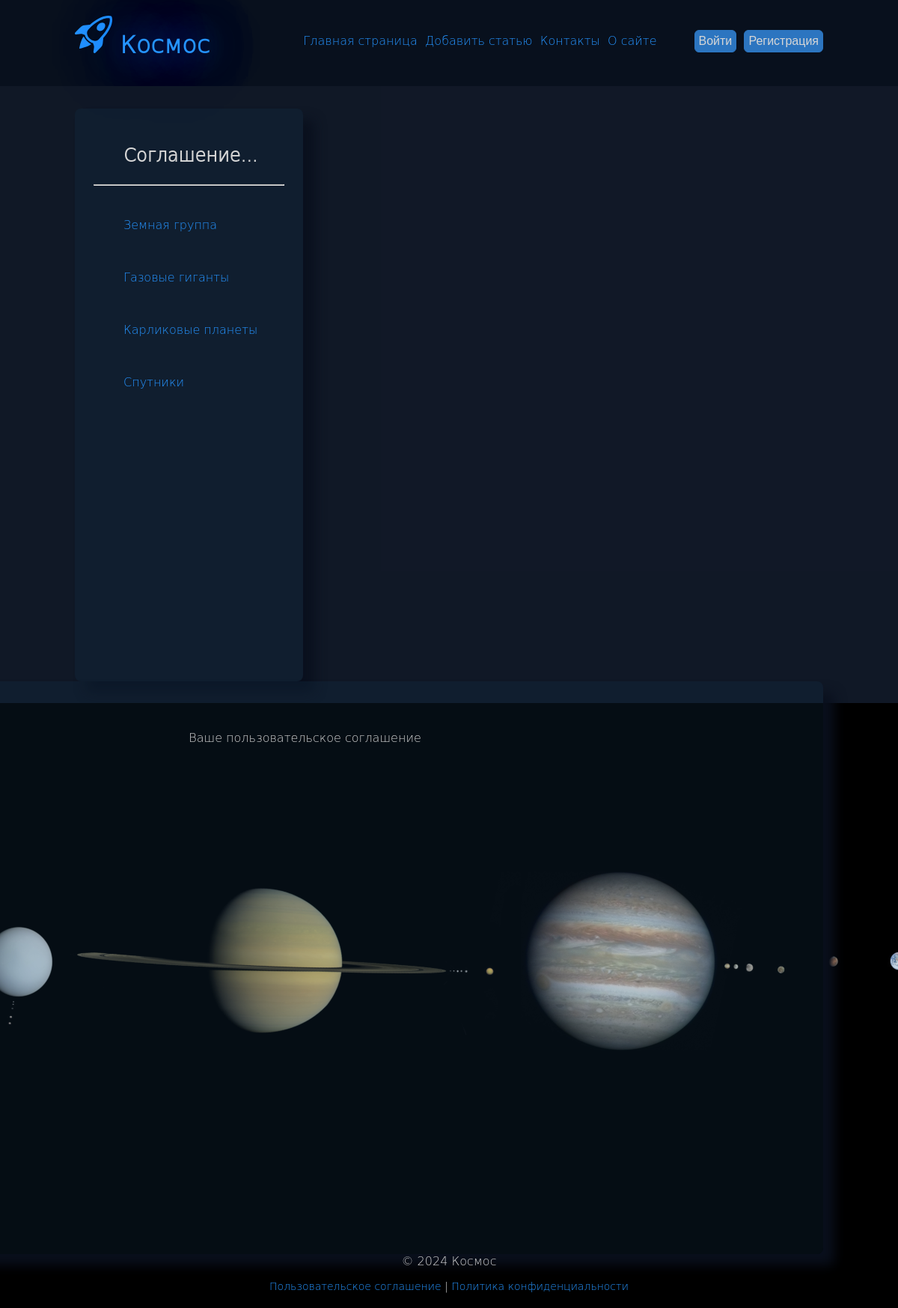
The app's page /terms/ with its own data.
### basis/models.py (models this page shows, shortened)
class Category(models.Model):
    name = models.CharField(max_length=100, db_index=True, verbose_name="Категория")
    slug = models.SlugField(max_length=255, unique=True, db_index=True)
    class Meta:
        verbose_name = "категорию"
        verbose_name_plural = "Категории"
    def get_absolute_url(self):
        return reverse('category', kwargs={'category_slug': self.slug})

### basis/views.py (the view)
# urls.py: path('terms/', views.TermsPage.as_view(), name='terms'),
class TermsPage(TemplateView):
    template_name = 'basis/terms.html'
    extra_context = {
        'title': 'Пользовательское соглашение',
        'main_title': 'Соглашение...',
    }

### basis/templatetags/basis_tags.py (called while the page is built)
@register.inclusion_tag('basis/categories.html')
def get_categories(category_selected=0):
    categories = Category.objects.all()
    return {'categories': categories, 'category_selected': category_selected}

### basis/views.py (called while the page is built)
def get_menu():
    menu = [{'main_title': 'Контакты', 'name': 'contact'}, {'main_title': 'О сайте', 'name': 'about'}]
    return menu

### users/context_processors.py (called while the page is built)
def get_menu_context(request):
    return {'menu': get_menu()}

### basis/templates/basis/terms.html
{% extends 'base.html' %}
{% block content %}
<div align="center" id="post-block">
    <p>Ваше пользовательское соглашение</p>
</div>
{% endblock %}

### basis/templates/basis/categories.html
{% for c in categories %}
{% if c.id == category_selected %}
<br>
<ul><a class="selected">{{c.name}}</a></ul>
{% else %}
<br>
<ul><a href="{{c.get_absolute_url}}">{{c.name}}</a></ul>
{% endif %}
{% endfor %}

### basis/static/basis/css/styles.css (style rules this page uses)
html, body { height: 100%; margin: 0 auto; font-family: 'DejaVu Sans Light', 'Tahoma'; background: #192131; }
p { color: #D6D6D6; }
a { color: #2594ff; text-decoration: none; }

### records on screen
Category: name "Земная группа"
Category: name "Газовые гиганты"
Category: name "Карликовые планеты"
Category: name "Спутники"

### other values on screen
{{ m.main_title }} "Контакты" "О сайте"
{{ main_title|linebreaks }} "Соглашение..."
